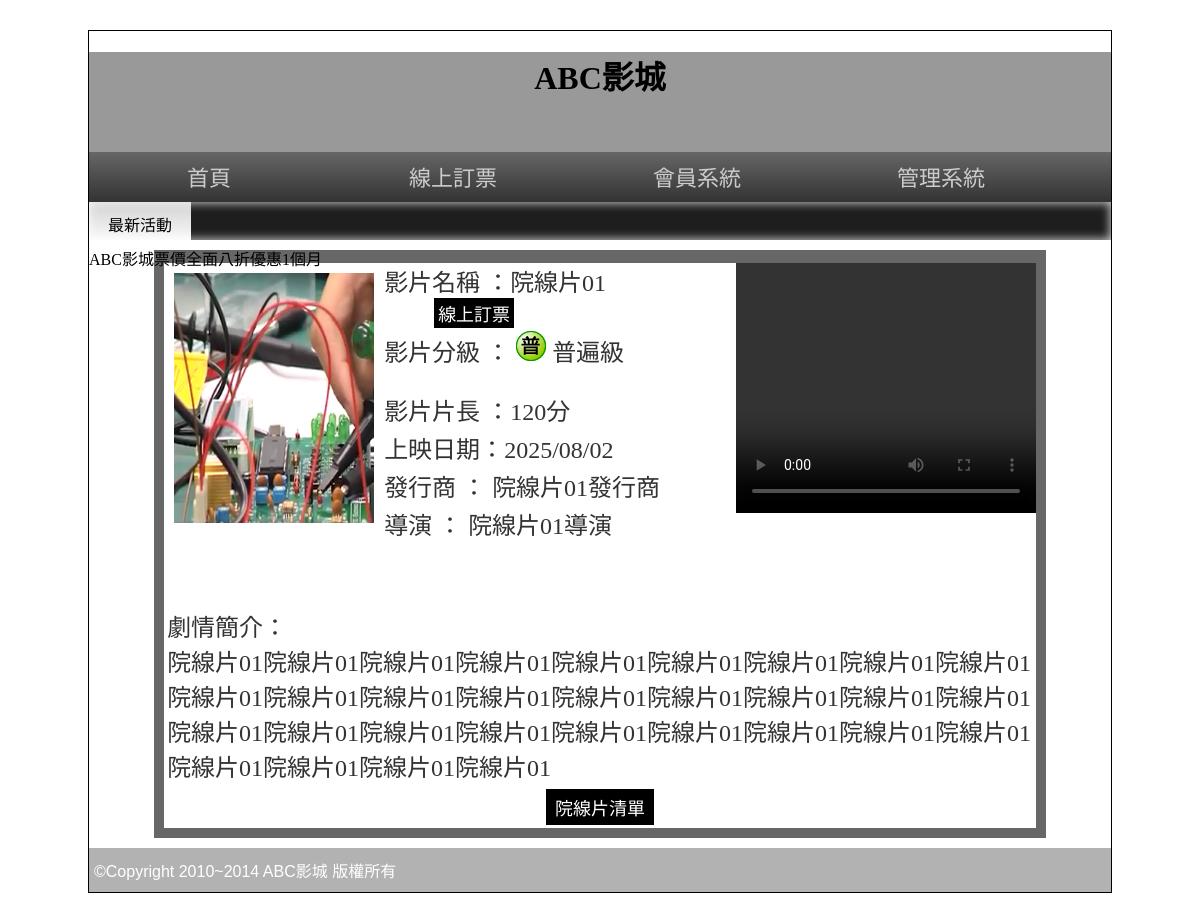
The page /?do=intro&id=1 on the database its author committed.
### tables this page shows
CREATE TABLE `movie` (
  `id` int(10) UNSIGNED NOT NULL,
  `name` text NOT NULL COMMENT '片名',
  `level` int(1) UNSIGNED NOT NULL COMMENT '分級',
  `length` int(10) UNSIGNED NOT NULL DEFAULT 90 COMMENT '片長',
  `ondate` date NOT NULL COMMENT '上映日期',
  `publish` text NOT NULL COMMENT '出版商',
  `director` text NOT NULL COMMENT '導演',
  `trailer` text NOT NULL COMMENT '預告影片',
  `poster` text NOT NULL COMMENT '電影海報',
  `intro` text NOT NULL COMMENT '簡介',
  `sh` int(1) UNSIGNED NOT NULL COMMENT '顯示',
  `rank` int(10) UNSIGNED NOT NULL
);

### api/db.php (called while the page is built, shortened)
<?php
$levelStr=[
    1=>"普遍級",
    2=>"輔導級",
    3=>"保護級",
    4=>"限制級"
];
class DB
{
    private $dsn = "mysql:host=localhost;dbname=db15_3;charset=utf8";
    private $pdo;
    private $table;
    function __construct($table)
    {
        $this->table = $table;
        $this->pdo = new PDO($this->dsn, "root", '');
    }
    function find($id)
    {
        $sql = "select * from $this->table ";
        if (is_array($id)) {
            $tmp = $this->arraytosql($id);
            $sql = $sql . " where " . join(" AND ", $tmp);
        } else {
            $sql .= " WHERE `id`='$id'";
        }
        return $this->pdo->query($sql)->fetch(PDO::FETCH_ASSOC);
    }
}
$Movie = new DB('movie');
?>

### front/intro.php (the view, shortened to what this page needs)
<?php $movie=$Movie->find($_GET['id']);?>
<div class="tab rb" style="width:87%;">
  <div style="background:#FFF; width:100%; color:#333; text-align:left">
    <video src="images/<?=$movie['trailer'];?>" width="300px" height="250px" controls="" style="float:right;"></video>
    <font style="font-size:24px">
      <img src="images/<?=$movie['poster'];?>" width="200px" height="250px" style="margin:10px; float:left">
    <p style="margin:3px">影片名稱 ：<?=$movie['name'];?>
      <input type="button" value="線上訂票" onclick="location.href='?do=order&id=<?=$movie['id'];?>'" style="margin-left:50px; padding:2px 4px" class="b2_btu">
    </p>
    <p style="margin:3px">影片分級 ： <img src="icon/03C0<?=$movie['level'];?>.png" style="display:inline-block;">
    <?=$levelStr[$movie['level']];?></p>
    <p style="margin:3px">影片片長 ：<?=$movie['length'];?>分</p>
    <p style="margin:3px">上映日期：<?=str_replace("-","/",$movie['ondate']);?></p>
    <p style="margin:3px">發行商 ： <?=$movie['publish'];?></p>
    <p style="margin:3px">導演 ： <?=$movie['director'];?></p>
    <br>
    <br>
    <p style="margin:10px 3px 3px 3px; word-break:break-all"> 劇情簡介：<br>
      <?=$movie['intro'];?>
    </p>
    </font>
    <table width="100%" border="0">
      <tbody>
        <tr>
          <td align="center"><input type="button" value="院線片清單" onclick="location.href='index.php'"></td>
        </tr>
      </tbody>
    </table>
  </div>
</div>

### index.php (shortened to what this page needs)
<?php include_once "./api/db.php"?>
<!DOCTYPE html PUBLIC "-//W3C//DTD XHTML 1.0 Transitional//EN" "http://www.w3.org/TR/xhtml1/DTD/xhtml1-transitional.dtd">
<html xmlns="http://www.w3.org/1999/xhtml">
<head>
  <link rel="stylesheet" href="css/css.css">
</head>
<body>
  <div id="main">
    <div id="top" class="ct" style=" background:#999 center; background-size:cover; " title="替代文字">
      <h1>ABC影城</h1>
    </div>
    <div id="top2">
      <a href="index.php">首頁</a>
      <a href="?do=order">線上訂票</a>
      <a href="#">會員系統</a>
      <a href="back.php">管理系統</a>
    </div>
    <div id="text">
      <span class="ct">最新活動</span>
      <marquee direction="right">
        ABC影城票價全面八折優惠1個月
      </marquee>
    </div>
    <div id="mm">
      <?php
      $do = $_GET['do'] ?? 'main';
      $file = "./front/" . $do . '.php';
      if (file_exists($file)) {
        include $file;
      } else {
        include "./front/main.php";
      }
      ?>
    </div>
    <div id="bo"> ©Copyright 2010~2014 ABC影城 版權所有 </div>
  </div>
</body>
</html>

### css/css.css (style rules this page uses)
body { background:url(../icon/b.png); font-family:微軟正黑體; }
input[type='button'],input[type='submit'],input[type='reset'],button,.button { min-width:70px; min-height:20px; background:#000; padding: 5px 9px; margin: 0 5px; color:#fff; border:none; cursor:pointer; font-size:18px; text-decoration:none; }
#main { width:1022px; min-height:766px; border:#000 1px solid; margin:30px auto 10px auto; }
#top { display:block; height:100px; }
#top2 { display:block; height:50px; background: -webkit-linear-gradient(top,#666,#333); background: -ms-linear-gradient(top,#666,#333); background: -moz-linear-gradient(top,#666,#333); background: linear-gradient(top,#666,#333); }
#top2 a { display:inline-block; width:200px; padding:12px 20px 12px 20px; text-align:center; color:#ccc; text-decoration:none; font:normal 22px/26px Open Sans,'微軟正黑體'; transition:all ease-in .3s; }
#text { display:block; height:38px; box-shadow:#CCC 0px 0px 10px 1px inset; background-color: #1e1e1e; }
#text span { width:10%; display:inline-block; padding:10px 0px 10px 0px; vertical-align:top; background: -ms-linear-gradient(top,rgba(255,255,255,0.8),rgba(255,255,255,1)); background: -webkit-linear-gradient(top,rgba(255,255,255,0.8),rgba(255,255,255,1)); background: -moz-linear-gradient(top,rgba(255,255,255,0.8),rgba(255,255,255,1)); background: linear-gradient(top,rgba(255,255,255,0.8),rgba(255,255,255,1)); }
#mm { padding:10px; min-height:520px; }
#bo { padding:10px 5px 10px 5px; min-height:20px; display:block; color:#FFF; font-family:Arial, Helvetica, sans-serif,'微軟正黑體'; font-weight:500; background:rgba(0,0,0,0.3); }
.ct { text-align:center; }
.rb { background:rgba(39,39,39,0.7); color:rgba(255,255,255,0.9); }
.tab { width:80%; display:block; margin-left:auto; margin-right:auto; min-height:100px; padding:10px; }

### rows shown on the page
movie: poster (picture), name "院線片01", level "普遍級", length "120", ondate "2025/08/02", publish "院線片01發行商", director "院線片01導演", intro "院線片01院線片01院線片01院線片01院線片01院線片01院線片01院線片01院線片01院線片01院線片01院線片01院線片01院線片01院線片01院線片01院線片01院線片01院線片01院線片01院線片01院線片01院線片01院線片01院線片01院線片01院線片01院線片01院線片01院線片01院線片01"
